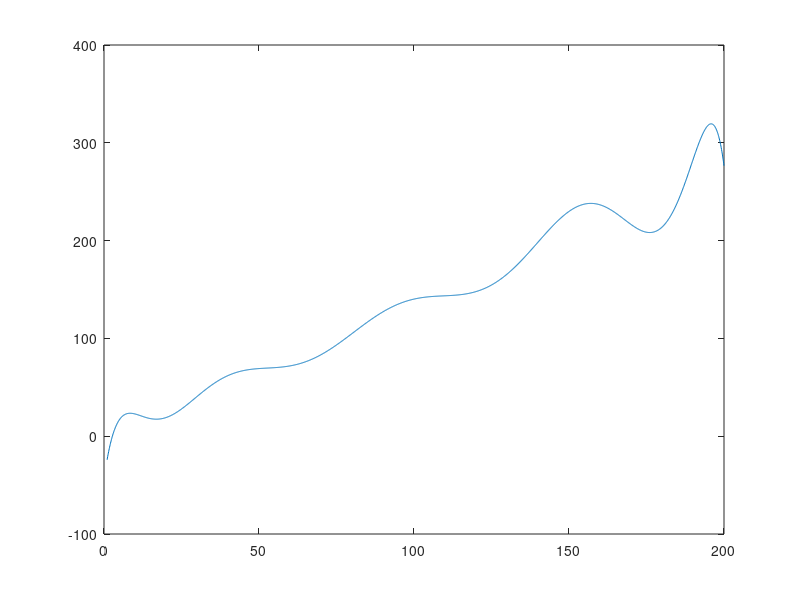

This chart was generated by the following MATLAB code:
for i=1:200
    x(i)=i*abs(rand(1,1))*abs(sin((1/14)*i))+i;
end
p=polyfit(1:200,x,10);
x1=1:0.1:200;
y1=polyval(p,x1);
plot(x1,y1);